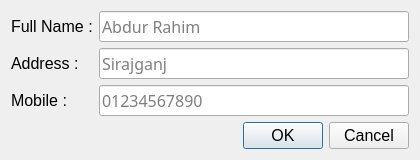
<?xml version="1.0" encoding="UTF-8"?>
<ui version="4.0">
    <class>Dialog</class>
    <widget class="QDialog" name="Dialog">
        <property name="geometry">
            <rect>
                <x>0</x>
                <y>0</y>
                <width>420</width>
                <height>134</height>
            </rect>
        </property>
        <property name="sizePolicy">
            <sizepolicy hsizetype="Fixed" vsizetype="Fixed">
                <horstretch>0</horstretch>
                <verstretch>0</verstretch>
            </sizepolicy>
        </property>
        <property name="font">
            <font>
                <family>Arial</family>
                <pointsize>12</pointsize>
            </font>
        </property>
        <property name="windowTitle">
            <string>Add Account</string>
        </property>
        <layout class="QFormLayout" name="formLayout">
            <item row="0" column="0">
                <widget class="QLabel" name="label">
                    <property name="text">
                        <string>Full Name :</string>
                    </property>
                </widget>
            </item>
            <item row="0" column="1">
                <widget class="QLineEdit" name="ldname">
                    <property name="font">
                        <font>
                            <family>Vrinda</family>
                            <pointsize>12</pointsize>
                        </font>
                    </property>
                    <property name="placeholderText">
                        <string>Abdur Rahim</string>
                    </property>
                </widget>
            </item>
            <item row="1" column="0">
                <widget class="QLabel" name="label_2">
                    <property name="text">
                        <string>Address :</string>
                    </property>
                </widget>
            </item>
            <item row="1" column="1">
                <widget class="QLineEdit" name="ldaddress">
                    <property name="font">
                        <font>
                            <family>Vrinda</family>
                            <pointsize>12</pointsize>
                        </font>
                    </property>
                    <property name="placeholderText">
                        <string>Sirajganj</string>
                    </property>
                </widget>
            </item>
            <item row="2" column="0">
                <widget class="QLabel" name="label_3">
                    <property name="text">
                        <string>Mobile :</string>
                    </property>
                </widget>
            </item>
            <item row="2" column="1">
                <widget class="QLineEdit" name="ldmobile">
                    <property name="font">
                        <font>
                            <family>Vrinda</family>
                            <pointsize>12</pointsize>
                        </font>
                    </property>
                    <property name="placeholderText">
                        <string>01234567890</string>
                    </property>
                </widget>
            </item>
            <item row="3" column="0" colspan="2">
                <widget class="QDialogButtonBox" name="buttonBox">
                    <property name="orientation">
                        <enum>Qt::Horizontal</enum>
                    </property>
                    <property name="standardButtons">
                        <set>QDialogButtonBox::Cancel|QDialogButtonBox::Ok</set>
                    </property>
                </widget>
            </item>
        </layout>
    </widget>
    <resources/>
    <connections>
        <connection>
            <sender>buttonBox</sender>
            <signal>accepted()</signal>
            <receiver>Dialog</receiver>
            <slot>accept()</slot>
            <hints>
                <hint type="sourcelabel">
                    <x>248</x>
                    <y>254</y>
                </hint>
                <hint type="destinationlabel">
                    <x>157</x>
                    <y>274</y>
                </hint>
            </hints>
        </connection>
        <connection>
            <sender>buttonBox</sender>
            <signal>rejected()</signal>
            <receiver>Dialog</receiver>
            <slot>reject()</slot>
            <hints>
                <hint type="sourcelabel">
                    <x>316</x>
                    <y>260</y>
                </hint>
                <hint type="destinationlabel">
                    <x>286</x>
                    <y>274</y>
                </hint>
            </hints>
        </connection>
    </connections>
</ui>
